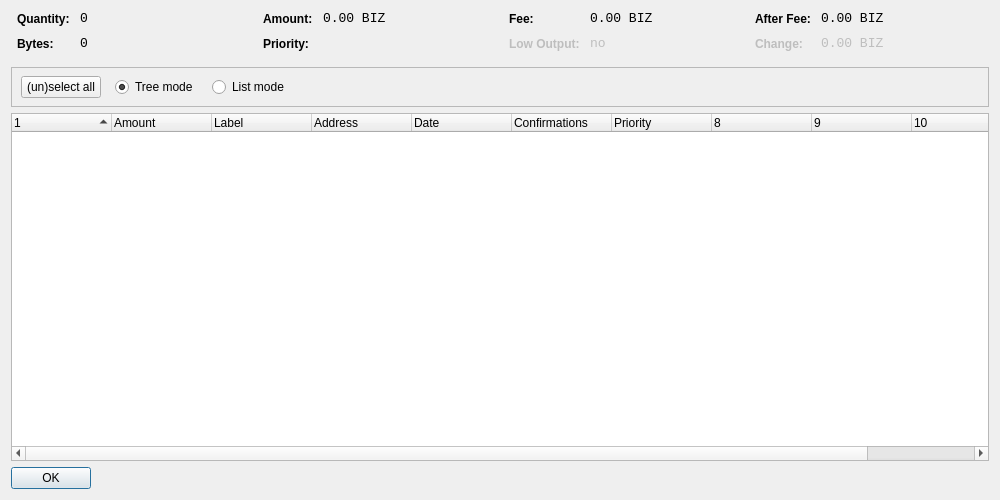
<?xml version="1.0" encoding="UTF-8"?>
<ui version="4.0">
 <class>CoinControlDialog</class>
 <widget class="QDialog" name="CoinControlDialog">
  <property name="geometry">
   <rect>
    <x>0</x>
    <y>0</y>
    <width>1000</width>
    <height>500</height>
   </rect>
  </property>
  <property name="windowTitle">
   <string>Coin Control</string>
  </property>
  <layout class="QVBoxLayout" name="verticalLayout">
   <item>
    <layout class="QHBoxLayout" name="horizontalLayoutTop" stretch="0,0,0,0">
     <property name="topMargin">
      <number>0</number>
     </property>
     <property name="bottomMargin">
      <number>10</number>
     </property>
     <item>
      <layout class="QFormLayout" name="formLayoutCoinControl1">
       <property name="horizontalSpacing">
        <number>10</number>
       </property>
       <property name="verticalSpacing">
        <number>10</number>
       </property>
       <property name="leftMargin">
        <number>6</number>
       </property>
       <property name="rightMargin">
        <number>6</number>
       </property>
       <item row="0" column="0">
        <widget class="QLabel" name="labelCoinControlQuantityText">
         <property name="styleSheet">
          <string notr="true">font-weight:bold;</string>
         </property>
         <property name="text">
          <string>Quantity:</string>
         </property>
        </widget>
       </item>
       <item row="0" column="1">
        <widget class="QLabel" name="labelCoinControlQuantity">
         <property name="font">
          <font>
           <family>Monospace</family>
           <pointsize>10</pointsize>
          </font>
         </property>
         <property name="cursor">
          <cursorShape>IBeamCursor</cursorShape>
         </property>
         <property name="contextMenuPolicy">
          <enum>Qt::ActionsContextMenu</enum>
         </property>
         <property name="text">
          <string notr="true">0</string>
         </property>
         <property name="textInteractionFlags">
          <set>Qt::LinksAccessibleByMouse|Qt::TextSelectableByKeyboard|Qt::TextSelectableByMouse</set>
         </property>
        </widget>
       </item>
       <item row="1" column="0">
        <widget class="QLabel" name="labelCoinControlBytesText">
         <property name="styleSheet">
          <string notr="true">font-weight:bold;</string>
         </property>
         <property name="text">
          <string>Bytes:</string>
         </property>
        </widget>
       </item>
       <item row="1" column="1">
        <widget class="QLabel" name="labelCoinControlBytes">
         <property name="font">
          <font>
           <family>Monospace</family>
           <pointsize>10</pointsize>
          </font>
         </property>
         <property name="cursor">
          <cursorShape>IBeamCursor</cursorShape>
         </property>
         <property name="contextMenuPolicy">
          <enum>Qt::ActionsContextMenu</enum>
         </property>
         <property name="text">
          <string notr="true">0</string>
         </property>
         <property name="textInteractionFlags">
          <set>Qt::LinksAccessibleByMouse|Qt::TextSelectableByKeyboard|Qt::TextSelectableByMouse</set>
         </property>
        </widget>
       </item>
      </layout>
     </item>
     <item>
      <layout class="QFormLayout" name="formLayoutCoinControl2">
       <property name="horizontalSpacing">
        <number>10</number>
       </property>
       <property name="verticalSpacing">
        <number>10</number>
       </property>
       <property name="leftMargin">
        <number>6</number>
       </property>
       <property name="rightMargin">
        <number>6</number>
       </property>
       <item row="0" column="0">
        <widget class="QLabel" name="labelCoinControlAmountText">
         <property name="styleSheet">
          <string notr="true">font-weight:bold;</string>
         </property>
         <property name="text">
          <string>Amount:</string>
         </property>
        </widget>
       </item>
       <item row="0" column="1">
        <widget class="QLabel" name="labelCoinControlAmount">
         <property name="font">
          <font>
           <family>Monospace</family>
           <pointsize>10</pointsize>
          </font>
         </property>
         <property name="cursor">
          <cursorShape>IBeamCursor</cursorShape>
         </property>
         <property name="contextMenuPolicy">
          <enum>Qt::ActionsContextMenu</enum>
         </property>
         <property name="text">
          <string notr="true">0.00 BIZ</string>
         </property>
         <property name="textInteractionFlags">
          <set>Qt::LinksAccessibleByMouse|Qt::TextSelectableByKeyboard|Qt::TextSelectableByMouse</set>
         </property>
        </widget>
       </item>
       <item row="1" column="0">
        <widget class="QLabel" name="labelCoinControlPriorityText">
         <property name="styleSheet">
          <string notr="true">font-weight:bold;</string>
         </property>
         <property name="text">
          <string>Priority:</string>
         </property>
        </widget>
       </item>
       <item row="1" column="1">
        <widget class="QLabel" name="labelCoinControlPriority">
         <property name="font">
          <font>
           <family>Monospace</family>
           <pointsize>10</pointsize>
          </font>
         </property>
         <property name="cursor">
          <cursorShape>IBeamCursor</cursorShape>
         </property>
         <property name="contextMenuPolicy">
          <enum>Qt::ActionsContextMenu</enum>
         </property>
         <property name="text">
          <string/>
         </property>
         <property name="textInteractionFlags">
          <set>Qt::LinksAccessibleByMouse|Qt::TextSelectableByKeyboard|Qt::TextSelectableByMouse</set>
         </property>
        </widget>
       </item>
      </layout>
     </item>
     <item>
      <layout class="QFormLayout" name="formLayoutCoinControl3">
       <property name="horizontalSpacing">
        <number>10</number>
       </property>
       <property name="verticalSpacing">
        <number>10</number>
       </property>
       <property name="leftMargin">
        <number>6</number>
       </property>
       <property name="rightMargin">
        <number>6</number>
       </property>
       <item row="0" column="0">
        <widget class="QLabel" name="labelCoinControlFeeText">
         <property name="styleSheet">
          <string notr="true">font-weight:bold;</string>
         </property>
         <property name="text">
          <string>Fee:</string>
         </property>
        </widget>
       </item>
       <item row="0" column="1">
        <widget class="QLabel" name="labelCoinControlFee">
         <property name="font">
          <font>
           <family>Monospace</family>
           <pointsize>10</pointsize>
          </font>
         </property>
         <property name="cursor">
          <cursorShape>IBeamCursor</cursorShape>
         </property>
         <property name="contextMenuPolicy">
          <enum>Qt::ActionsContextMenu</enum>
         </property>
         <property name="text">
          <string notr="true">0.00 BIZ</string>
         </property>
         <property name="textInteractionFlags">
          <set>Qt::LinksAccessibleByMouse|Qt::TextSelectableByKeyboard|Qt::TextSelectableByMouse</set>
         </property>
        </widget>
       </item>
       <item row="1" column="0">
        <widget class="QLabel" name="labelCoinControlLowOutputText">
         <property name="enabled">
          <bool>false</bool>
         </property>
         <property name="styleSheet">
          <string notr="true">font-weight:bold;</string>
         </property>
         <property name="text">
          <string>Low Output:</string>
         </property>
        </widget>
       </item>
       <item row="1" column="1">
        <widget class="QLabel" name="labelCoinControlLowOutput">
         <property name="enabled">
          <bool>false</bool>
         </property>
         <property name="font">
          <font>
           <family>Monospace</family>
           <pointsize>10</pointsize>
          </font>
         </property>
         <property name="cursor">
          <cursorShape>IBeamCursor</cursorShape>
         </property>
         <property name="contextMenuPolicy">
          <enum>Qt::ActionsContextMenu</enum>
         </property>
         <property name="text">
          <string notr="true">no</string>
         </property>
         <property name="textInteractionFlags">
          <set>Qt::LinksAccessibleByMouse|Qt::TextSelectableByKeyboard|Qt::TextSelectableByMouse</set>
         </property>
        </widget>
       </item>
      </layout>
     </item>
     <item>
      <layout class="QFormLayout" name="formLayoutCoinControl4">
       <property name="horizontalSpacing">
        <number>10</number>
       </property>
       <property name="verticalSpacing">
        <number>10</number>
       </property>
       <property name="leftMargin">
        <number>6</number>
       </property>
       <property name="rightMargin">
        <number>6</number>
       </property>
       <item row="0" column="0">
        <widget class="QLabel" name="labelCoinControlAfterFeeText">
         <property name="styleSheet">
          <string notr="true">font-weight:bold;</string>
         </property>
         <property name="text">
          <string>After Fee:</string>
         </property>
        </widget>
       </item>
       <item row="0" column="1">
        <widget class="QLabel" name="labelCoinControlAfterFee">
         <property name="font">
          <font>
           <family>Monospace</family>
           <pointsize>10</pointsize>
          </font>
         </property>
         <property name="cursor">
          <cursorShape>IBeamCursor</cursorShape>
         </property>
         <property name="contextMenuPolicy">
          <enum>Qt::ActionsContextMenu</enum>
         </property>
         <property name="text">
          <string notr="true">0.00 BIZ</string>
         </property>
         <property name="textInteractionFlags">
          <set>Qt::LinksAccessibleByMouse|Qt::TextSelectableByKeyboard|Qt::TextSelectableByMouse</set>
         </property>
        </widget>
       </item>
       <item row="1" column="0">
        <widget class="QLabel" name="labelCoinControlChangeText">
         <property name="enabled">
          <bool>false</bool>
         </property>
         <property name="styleSheet">
          <string notr="true">font-weight:bold;</string>
         </property>
         <property name="text">
          <string>Change:</string>
         </property>
        </widget>
       </item>
       <item row="1" column="1">
        <widget class="QLabel" name="labelCoinControlChange">
         <property name="enabled">
          <bool>false</bool>
         </property>
         <property name="font">
          <font>
           <family>Monospace</family>
           <pointsize>10</pointsize>
          </font>
         </property>
         <property name="cursor">
          <cursorShape>IBeamCursor</cursorShape>
         </property>
         <property name="contextMenuPolicy">
          <enum>Qt::ActionsContextMenu</enum>
         </property>
         <property name="text">
          <string notr="true">0.00 BIZ</string>
         </property>
         <property name="textInteractionFlags">
          <set>Qt::LinksAccessibleByMouse|Qt::TextSelectableByKeyboard|Qt::TextSelectableByMouse</set>
         </property>
        </widget>
       </item>
      </layout>
     </item>
    </layout>
   </item>
   <item>
    <widget class="QFrame" name="frame">
     <property name="minimumSize">
      <size>
       <width>0</width>
       <height>40</height>
      </size>
     </property>
     <property name="frameShape">
      <enum>QFrame::StyledPanel</enum>
     </property>
     <property name="frameShadow">
      <enum>QFrame::Sunken</enum>
     </property>
     <widget class="QWidget" name="horizontalLayoutWidget">
      <property name="geometry">
       <rect>
        <x>10</x>
        <y>0</y>
        <width>781</width>
        <height>41</height>
       </rect>
      </property>
      <layout class="QHBoxLayout" name="horizontalLayoutPanel" stretch="0,0,0,0,0">
       <property name="spacing">
        <number>14</number>
       </property>
       <item>
        <widget class="QPushButton" name="pushButtonSelectAll">
         <property name="sizePolicy">
          <sizepolicy hsizetype="Maximum" vsizetype="Fixed">
           <horstretch>0</horstretch>
           <verstretch>0</verstretch>
          </sizepolicy>
         </property>
         <property name="text">
          <string>(un)select all</string>
         </property>
        </widget>
       </item>
       <item>
        <widget class="QRadioButton" name="radioTreeMode">
         <property name="sizePolicy">
          <sizepolicy hsizetype="Maximum" vsizetype="Fixed">
           <horstretch>0</horstretch>
           <verstretch>0</verstretch>
          </sizepolicy>
         </property>
         <property name="text">
          <string>Tree mode</string>
         </property>
         <property name="checked">
          <bool>true</bool>
         </property>
        </widget>
       </item>
       <item>
        <widget class="QRadioButton" name="radioListMode">
         <property name="sizePolicy">
          <sizepolicy hsizetype="Maximum" vsizetype="Fixed">
           <horstretch>0</horstretch>
           <verstretch>0</verstretch>
          </sizepolicy>
         </property>
         <property name="text">
          <string>List mode</string>
         </property>
        </widget>
       </item>
       <item>
        <spacer name="horizontalSpacer">
         <property name="orientation">
          <enum>Qt::Horizontal</enum>
         </property>
         <property name="sizeHint" stdset="0">
          <size>
           <width>40</width>
           <height>20</height>
          </size>
         </property>
        </spacer>
       </item>
      </layout>
     </widget>
    </widget>
   </item>
   <item>
    <widget class="CoinControlTreeWidget" name="treeWidget">
     <property name="contextMenuPolicy">
      <enum>Qt::CustomContextMenu</enum>
     </property>
     <property name="sortingEnabled">
      <bool>false</bool>
     </property>
     <property name="columnCount">
      <number>11</number>
     </property>
     <attribute name="headerShowSortIndicator" stdset="0">
      <bool>true</bool>
     </attribute>
     <attribute name="headerStretchLastSection">
      <bool>false</bool>
     </attribute>
     <column>
      <property name="text">
       <string/>
      </property>
     </column>
     <column>
      <property name="text">
       <string>Amount</string>
      </property>
     </column>
     <column>
      <property name="text">
       <string>Label</string>
      </property>
     </column>
     <column>
      <property name="text">
       <string>Address</string>
      </property>
     </column>
     <column>
      <property name="text">
       <string>Date</string>
      </property>
     </column>
     <column>
      <property name="text">
       <string>Confirmations</string>
      </property>
      <property name="toolTip">
       <string>Confirmed</string>
      </property>
     </column>
     <column>
      <property name="text">
       <string>Priority</string>
      </property>
     </column>
     <column>
      <property name="text">
       <string/>
      </property>
     </column>
     <column>
      <property name="text">
       <string/>
      </property>
     </column>
     <column>
      <property name="text">
       <string/>
      </property>
     </column>
     <column>
      <property name="text">
       <string/>
      </property>
     </column>
    </widget>
   </item>
   <item>
    <widget class="QDialogButtonBox" name="buttonBox">
     <property name="sizePolicy">
      <sizepolicy hsizetype="Maximum" vsizetype="Fixed">
       <horstretch>0</horstretch>
       <verstretch>0</verstretch>
      </sizepolicy>
     </property>
     <property name="orientation">
      <enum>Qt::Horizontal</enum>
     </property>
     <property name="standardButtons">
      <set>QDialogButtonBox::Ok</set>
     </property>
    </widget>
   </item>
  </layout>
 </widget>
 <customwidgets>
  <customwidget>
   <class>CoinControlTreeWidget</class>
   <extends>QTreeWidget</extends>
   <header>coincontroltreewidget.h</header>
  </customwidget>
 </customwidgets>
 <resources/>
 <connections/>
</ui>
